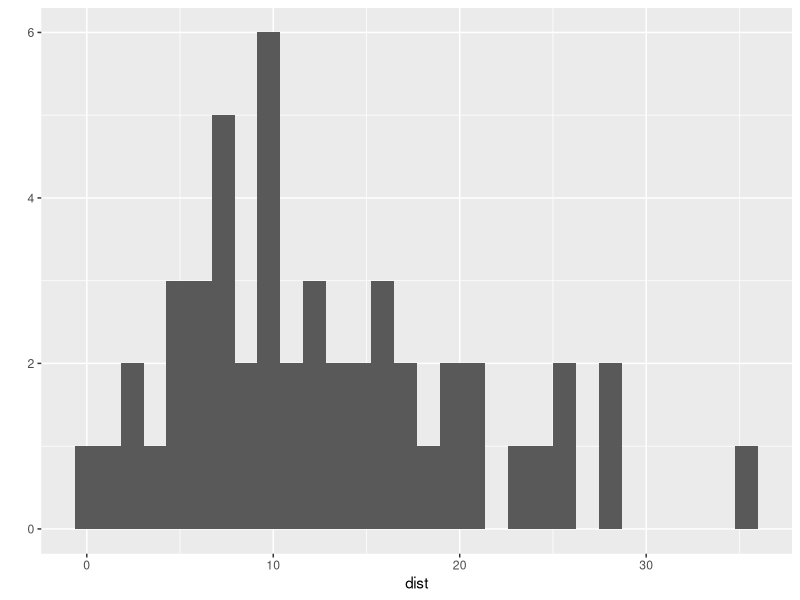
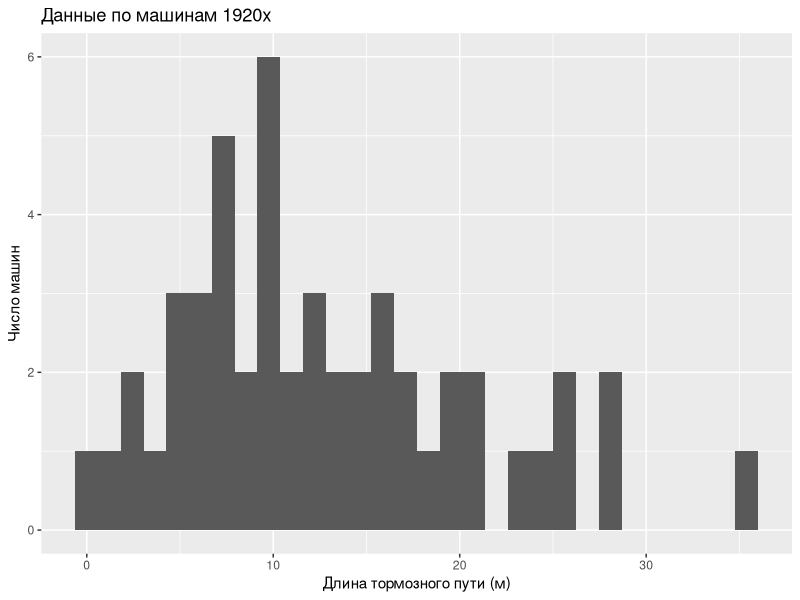
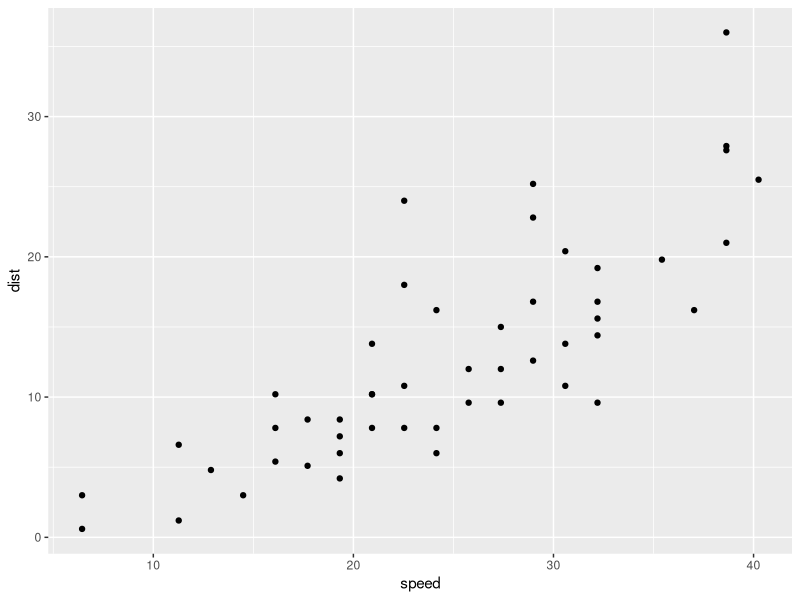
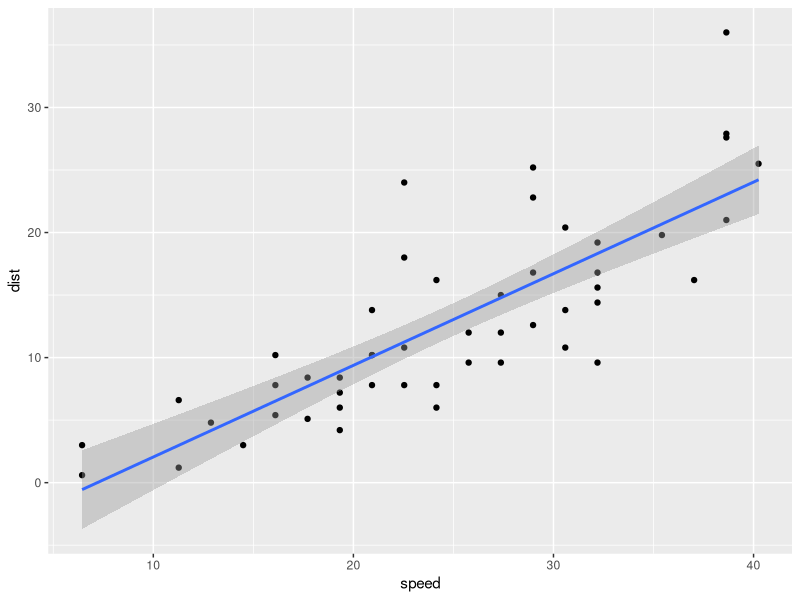
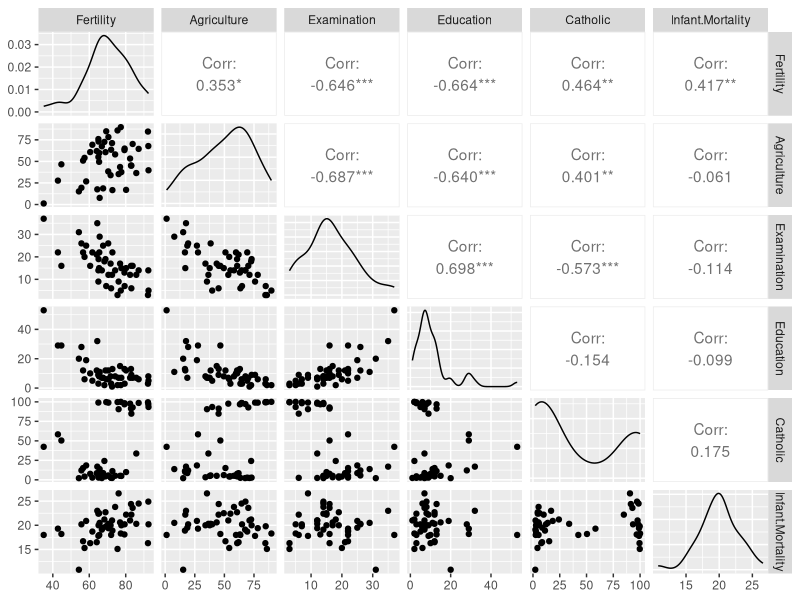

Write R code to recreate these figures, in order.
# задаём векторы:
x <- c(23, 15, 46, 5)
z <- c(5, 6, NA, 8)

# NA — пропущенное значение

# среднее арифметическое
mean(x)
mean(z)

# среднее арифметическое с удалением пропущенных значений
mean(x, na.rm = TRUE)
mean(z, na.rm = TRUE)

# сумма всех элементов вектора
sum(x)
sum(z, na.rm = TRUE)

# создаем табличку с данными с именем d
d <- data.frame(rost = x, ves = z)
d


d[4, 1]  # элемент в 4-ой строке и 1-м столбце
d[3, 1]

d[2, ]  # вся вторая строка
d[, 2]  # весь второй столбец

d$rost  # столбец rost
d$ves  # столбец ves

# создаем список из трёх совершенно различных объектов
my_list <- list(a = 7, b = 10:20, table = d)

# достаем из списка объекты по имени
my_list$a
my_list$b
my_list$table
d$rost

# список немного отличается от вектора выбрать второй элемент списка:
my_list[[2]]

#работа с данными 

library(tidyverse) # графики + манипуляции с данными, включает dplyr, ggplot2, ...
library(skimr) # описательные статистики — стильная замена для psych
library(GGally)  # ещё графики
library(psych)

d <- cars  # встроенный набор данных по машинам
glimpse(d)  # что там?
help(cars)  # справка. действует для встроенных наборов данных
head(d)  # начало таблички d (первые 6 строк)
tail(d)  # хвостик таблички d
skim(d)  # среднее, мода, медиана и другое
describe(d) # тоже самое, только из пакета psych
ncol(d)  # число столбцов
nrow(d)  # число строк
str(d)  # структура (похоже на glimpse)

# среднее арифметическое
mean(d$speed)

# создадим новую переменные и поместим их все в табличку d2
d2 <- mutate(d, speed = 1.61 * speed, dist = 0.3 * dist, ratio = dist/speed)
glimpse(d2)

# графики
qplot(data = d2, dist)
qplot(data = d2, dist, xlab = "Длина тормозного пути (м)", ylab = "Число машин",
      main = "Данные по машинам 1920х")

qplot(data = d2, speed, dist)

# оценим модель парной регрессии y_i = \beta_1 + \beta_2 x_i + \varepsilon_i
model <- lm(data = d2, dist ~ speed)
model

coef(model)  # оценки бет
residuals(model)  # остатки (эпсилон с крышкой)
y_hat <- fitted(model)  # прогнозы (игрек с крышкой)
y <- d2$dist  # значения зависимой переменной

RSS <- deviance(model)  # так называют RSS
TSS <- sum((y - mean(y))^2)  # TSS
TSS
R2 <- 1 - RSS/TSS
R2
cor(y, y_hat)^2  # квадрат выборочной корреляции

X <- model.matrix(model)  # матрица регрессоров
X

# создаем новый набор данных
nd <- data.frame(speed = c(40, 60))
nd

# прогнозируем
predict(model, nd)

# добавляем на график линию регрессии
qplot(data = d2, speed, dist) + stat_smooth(method = "lm")


t <- swiss  # встроенный набор данных по Швейцарии
help(swiss)
glimpse(t)
describe(t)
ggpairs(t)  # все диаграммы рассеяния на одном графике

# множественная регрессия
model2 <- lm(data = t, Fertility ~ Agriculture + Education + Catholic)
coef(model2)  # оценки бет
fitted(model2)  # прогнозы
residuals(model2)  # остатки
deviance(model2)  # RSS

report <- summary(model2)
report
report$r.squared  # R^2

# второй способ расчета R^2
cor(t$Fertility, fitted(model2))^2

# создаем новый набор данных
nd2 <- data.frame(Agriculture = 0.5, Catholic = 0.5, Education = 20)
# прогнозируем
predict(model2, nd2)

